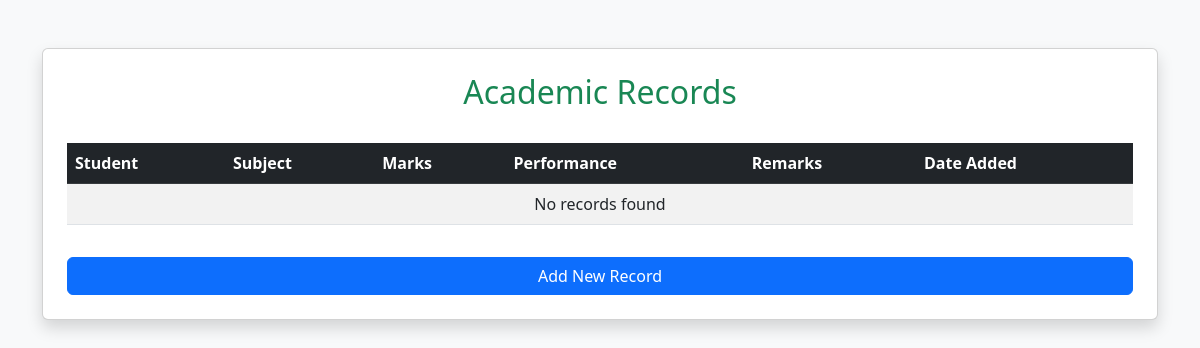
Before: /academicrecordlist/ (signed in) with the older database file.
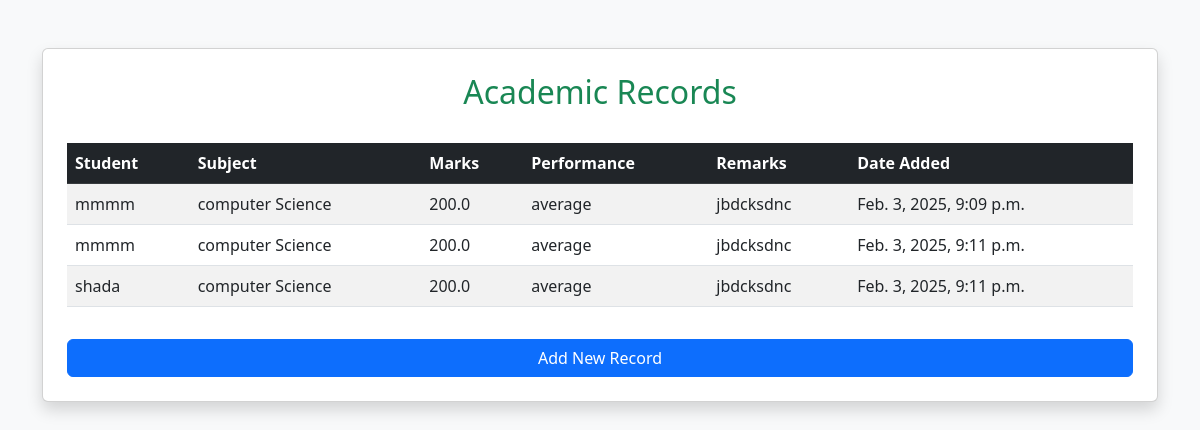
After: the same page with the newer database file.
### academiApp/models.py (models this page shows, shortened)
class AcademicRecord(models.Model):
    student = models.ForeignKey(User, on_delete=models.CASCADE, limit_choices_to={'academiapp__role': 'student'})
    subject = models.CharField(max_length=200)
    marks = models.FloatField()
    remarks = models.TextField(blank=True, null=True)
    performance = models.CharField(max_length=100, choices=[
        ('excellent', 'Excellent'),
        ('good', 'Good'),
        ('average', 'Average'),
        ('poor', 'Poor')
    ])
    date_added = models.DateTimeField(auto_now_add=True)

### academiApp/views.py (the view)
# urls.py: path('academicrecordlist/', views.academicrecordlist, name='academicrecordlist'),
@login_required
def academicrecordlist(request):
    records = AcademicRecord.objects.all()
    return render(request, 'academicRecordList.html', {'records': records})

### template/academicRecordList.html (shortened to what this page needs)
<!DOCTYPE html>
<html lang="en">
<head>
    <link href="https://cdn.jsdelivr.net/npm/bootstrap@5.3.0/dist/css/bootstrap.min.css" rel="stylesheet">
</head>
<body class="bg-light">
    <div class="container mt-5">
        <div class="card shadow p-4">
            <h2 class="text-center text-success">Academic Records</h2>
            <table class="table table-striped mt-4">
                <thead class="table-dark">
                    <tr>
                        <th>Student</th>
                        <th>Subject</th>
                        <th>Marks</th>
                        <th>Performance</th>
                        <th>Remarks</th>
                        <th>Date Added</th>
                    </tr>
                </thead>
                <tbody>
                    {% for record in records %}
                    <tr>
                        <td>{{ record.student.username }}</td>
                        <td>{{ record.subject }}</td>
                        <td>{{ record.marks }}</td>
                        <td>{{ record.performance }}</td>
                        <td>{{ record.remarks }}</td>
                        <td>{{ record.date_added }}</td>
                    </tr>
                    {% empty %}
                    <tr>
                        <td colspan="6" class="text-center">No records found</td>
                    </tr>
                    {% endfor %}
                </tbody>
            </table>
            <a href="{% url 'addacademicrecord' %}" class="btn btn-primary mt-3">Add New Record</a>
        </div>
    </div>
</body>
</html>

Changed rows visible on the page:
added AcademicRecord: student.username "mmmm", subject "computer Science", marks "200.0", performance "average", remarks "jbdcksdnc", date_added "Feb. 3, 2025, 9:09 p.m."
added AcademicRecord: student.username "mmmm", subject "computer Science", marks "200.0", performance "average", remarks "jbdcksdnc", date_added "Feb. 3, 2025, 9:11 p.m."
added AcademicRecord: student.username "shada", subject "computer Science", marks "200.0", performance "average", remarks "jbdcksdnc", date_added "Feb. 3, 2025, 9:11 p.m."
Other visible differences:
text no longer shown: "No records found"
